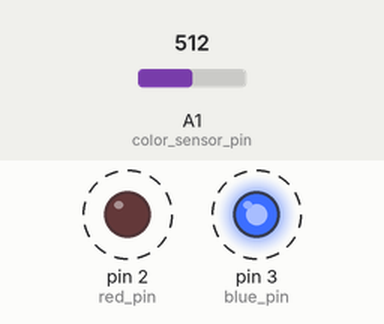
Recording of a sketch running on a simulated Arduino Uno, built with avr-gcc and run on an emulated ATmega328P. On the bench: output pins drawn as LEDs (lit = HIGH). Dashed ring = blinking. Inputs (shaded band) come from the test bench; at power-on: A1 (color_sensor_pin) = 512. What the sketch prints to the serial monitor is not drawn.

Above: at 0.65 s.
Timing chart, 0 to 3.6 s (numbered marks = the images above):
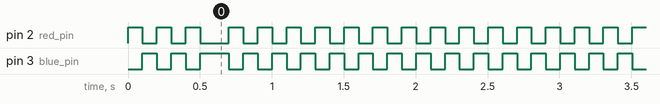

Measured:
- by itself, pin 2 (red_pin): goes LOW 0.10 s, HIGH 0.10 s, LOW 0.10 s, HIGH 0.10 s, LOW 0.20 s, 645 × (HIGH 0.10 s, LOW 0.10 s), then HIGH
- by itself, pin 3 (blue_pin): goes LOW 0.10 s, HIGH 0.10 s, LOW 0.10 s, HIGH 0.20 s, 645 × (LOW 0.10 s, HIGH 0.10 s), then LOW

The sketch:

colordetect.ino
```cpp
#define red_pin 2
#define blue_pin 3
#define color_sensor_pin A1

#define pwm_rate 255 // 0 to 255
int red_baseline = 0;
int blue_baseline = 0;

int blue_prev = 0;
int red_prev = 0;


#define read_delay 1000


// the setup routine runs once when you press reset:
void setup() {
  // initialize serial communication at 9600 bits per second:
  Serial.begin(9600);

  pinMode(red_pin, OUTPUT);
  pinMode(blue_pin, OUTPUT);


  for (int i = 0; i < 3; i++) {
    red_baseline += getRedLedValue();
    blue_baseline += getBlueLedValue();
  }
  red_baseline /= 3;
  blue_baseline /= 3;
  Serial.print("red base: ");Serial.println(red_baseline);
  Serial.print("blue base: ");Serial.println(blue_baseline);

}

// the loop routine runs over and over again forever:
void loop() {
  detectColor(getRedLedValue(), getBlueLedValue(), 100);
}

void detectColor(int red, int blue, int threshold) {
  if ((red - blue) > threshold) Serial.println("red");
  else if ((blue - red) > threshold) Serial.println("blue");
  else Serial.println("black");
}

boolean onBlue() {
  int red = getRedLedValue();
  delay(10);
  int blue = getBlueLedValue();
  //Serial.print("[onBlue()]:\n");Serial.print("red: ");Serial.print(red);Serial.print("  red prev: ");Serial.println(red-red_prev);
  //Serial.print("blue: ");Serial.print(blue);  Serial.print("  blue prev: ");Serial.println(blue-blue_prev);
  red_prev = red;
  blue_prev = blue;
  return false; //(abs(red-blue) > dark_cal_threshold) && (blue > red);
}

boolean onRed() {
  int red = getRedLedValue();
  int blue = getBlueLedValue();
  Serial.print("[onRed()]:\n");Serial.print("red: ");Serial.print(red);Serial.print("\nblue: ");Serial.println(blue);
  return false; //(abs(red-blue) > dark_cal_threshold) && (red > blue);
}

int getRedLedValue() {
  analogWrite(red_pin, pwm_rate);
  analogWrite(blue_pin, 0);
  delay(100);
  return analogRead(color_sensor_pin);
}

int getBlueLedValue() {
  analogWrite(red_pin, 0);
  analogWrite(blue_pin,255);
  delay(100);
  return analogRead(color_sensor_pin);
}
```
